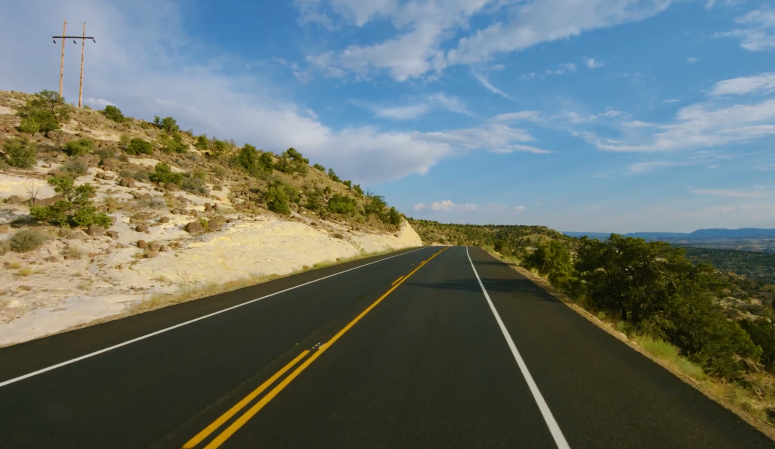
#> input picture images/road.png, 1549 x 898 px, found by its file name (shown at 1/2 size)
$ python canny.py
#> lines starting #> are read from the running program, lines starting #| are printed output that depends on the picture; after the words box and inside, x2 and y2 are one past the last pixel; in counts of white or black regions, pixels touching at a corner belong together
# canny.py
# Canny Processing of images
# 6.24.22
# Reference: https://towardsdatascience.com/practical-image-process-with-opencv-8405772c603e
# About HoughP Lines: https://stackoverflow.com/questions/35609719/opencv-houghlinesp-parameters

from turtle import width
import cv2
import numpy as np

def mask_of_image(image):
    height = image.shape[0]
    width = image.shape[1]
    y=490
    polygons = np.array([[(0,y),(0,height),(width, height),(width,y)]])
    mask = np.zeros_like(image)
    cv2.fillPoly(mask,polygons,255)     # process only white areas of masked image
    masked_image = cv2.bitwise_and(image,mask)
    return masked_image

img = cv2.imread('./road.png')
#> img is the input picture: shape (898, 1549, 3); mean B, G, R 107.1, 113.1, 102.6

#display
ret = cv2.imshow("Original", img)
cv2.waitKey(0)


# process image
# (tresh, img_treshold) = cv2.threshold(img_gray,127,255, cv2.THRESH_BINARY) # treshold, max value if pixel exceeds treshold value
# print("Threshold return value: ", tresh )
# display processed image
# ret = cv2.imshow("Threshold", img_treshold)
# cv2.waitKey(0)

#convert to grayscale
img_gray = cv2.cvtColor(img, cv2.COLOR_BGR2GRAY)
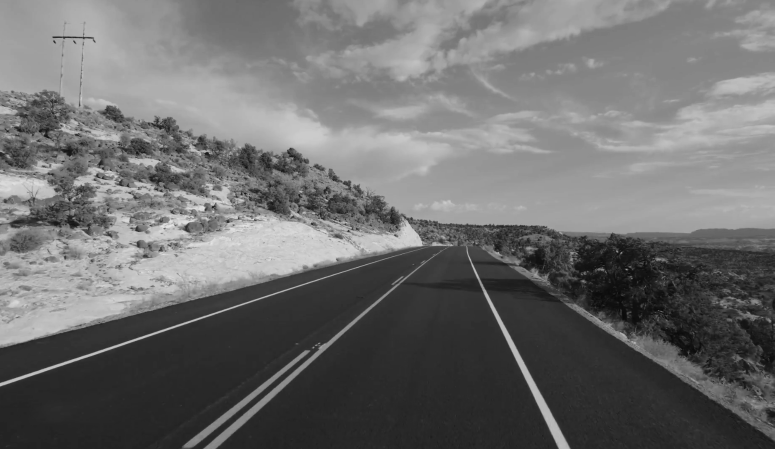
#> img_gray: shape (898, 1549) (shown at 1/2 size); min 5, max 232, mean 109.3
# blurring
img_blur = cv2.blur(img_gray, (7,7))  # (x movement, y movement)
# display blurred image
ret = cv2.imshow("Blur", img_blur)
cv2.waitKey(0)


#edge detection
img_edge = cv2.Canny(img_blur,50,200)
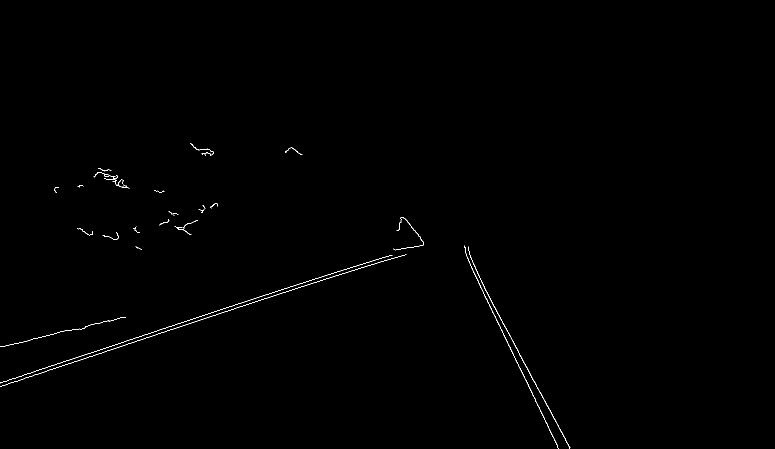
#> img_edge: shape (898, 1549) (shown at 1/2 size); 0.29% white in thin lines or dots, all inside (x1, y1, x2, y2) = (0, 286, 1141, 898)
# display edge detection image
ret = cv2.imshow("Canny", img_edge)
cv2.waitKey(0)

# create mask. display mask
img_mask = mask_of_image(img_edge)
#> in mask_of_image, `cv2.fillPoly(mask,polygons,255)`:
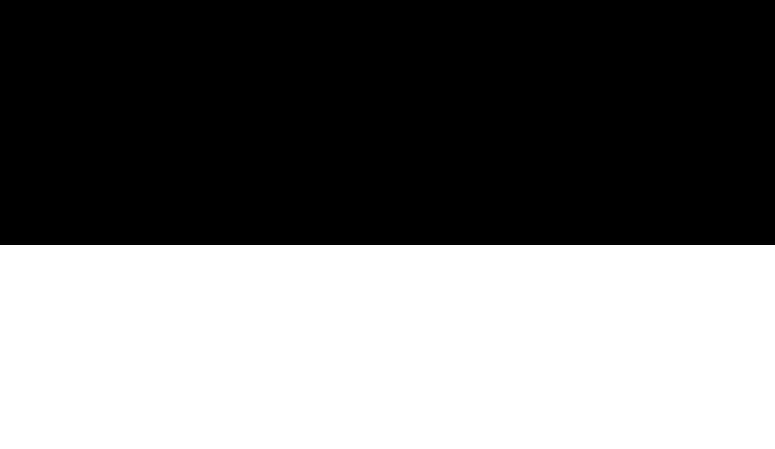
#> mask: shape (898, 1549) (shown at 1/2 size); 45.4% white; 1 white region, box (x1, y1, x2, y2) and area: (0, 490, 1549, 898) 631992
#> in mask_of_image, `masked_image = cv2.bitwise_and(image,mask)`:
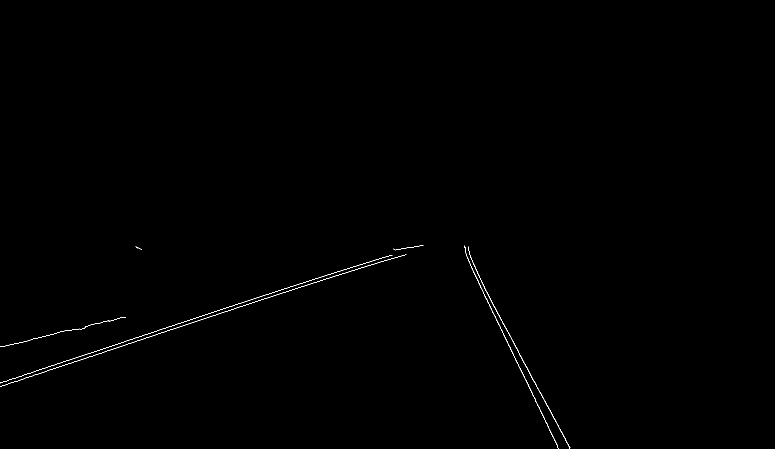
#> masked_image: shape (898, 1549) (shown at 1/2 size); 0.22% white in thin lines or dots, all inside (x1, y1, x2, y2) = (0, 490, 1141, 898)
ret = cv2.imshow("Mask", img_mask)
cv2.waitKey(0)

# use HoughLinesP on the masked image, i.e. removing top half of image
lines = cv2.HoughLinesP(img_mask,1,np.pi/180,1,1,1)
#> lines = 717 rows, first 6: [1031, 720, 1031, 718], [219, 693, 220, 693], [996, 629, 996, 627], [987, 612, 987, 610], [929, 494, 929, 491], [176, 707, 180, 706]
print(lines)
#> (printed output is left out)
# draw lines on original image
for line in lines:
    # print('line data:', line)
    x1,y1,x2,y2 = line[0]
    cv2.line(img,(x1,y1),(int(x2), int(y2)),(0,255,0),2)
#> this loop made 717 passes
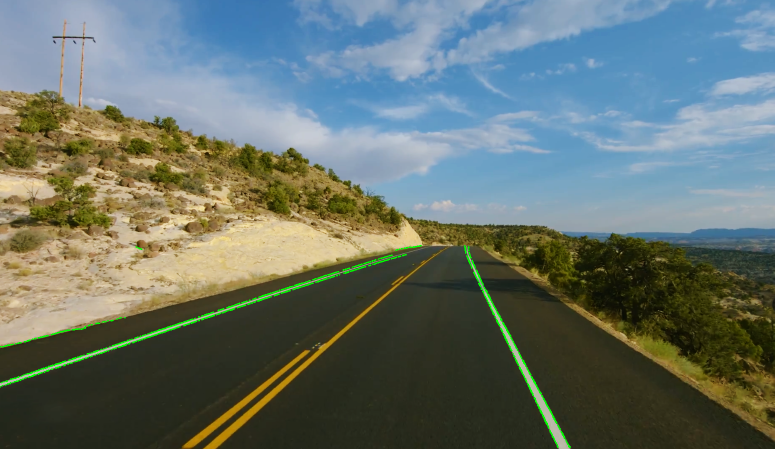
#> img: shape (898, 1549, 3) (shown at 1/2 size); 0.53% of pixels changed, all inside (x1, y1, x2, y2) = (0, 490, 1142, 896)

ret = cv2.imshow('Orig', img)
cv2.waitKey(0)
